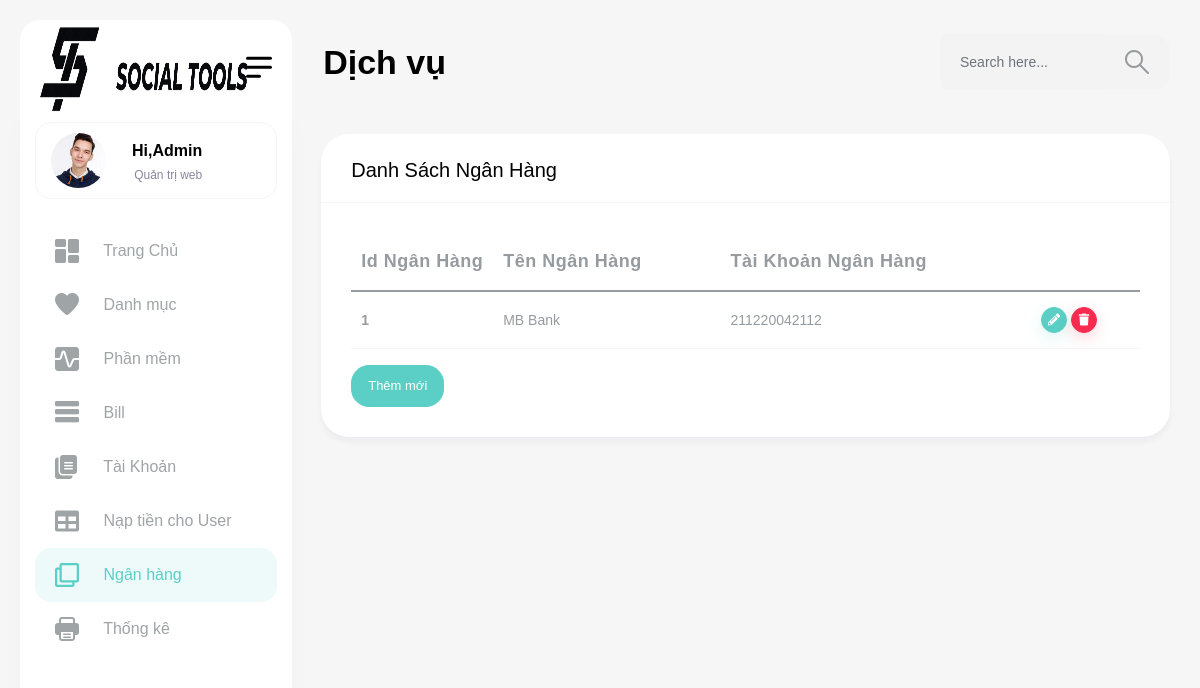
Page /admin/index.php?act=listnganhang on the committed database.
### tables this page shows
CREATE TABLE `nganhang` (
  `id_nganhang` int(11) NOT NULL,
  `ten_nganhang` varchar(255) NOT NULL,
  `taikhoan_nganhang` varchar(255) NOT NULL
);

### model/pdo.php (called while the page is built, shortened)
<?php
function pdo_get_connection(){
    $servername = "localhost";
    $username = "root";
    $password = "";
    try {
        $conn = new PDO("mysql:host=$servername;dbname=duan1", $username, $password);
        $conn->setAttribute(PDO::ATTR_ERRMODE, PDO::ERRMODE_EXCEPTION);
        return $conn;
    } catch(PDOException $e) {
        echo "Connection failed: " . $e->getMessage();
    }
}
function pdo_query($sql){
    $sql_args=array_slice(func_get_args(),1);
    try{
        $conn=pdo_get_connection();
        $stmt=$conn->prepare($sql);
        $stmt->execute($sql_args);
        $rows=$stmt->fetchAll();
        return $rows;
    }
    catch(PDOException $e){
        throw $e;
    }
    finally{
        unset($conn);
    }
}
?>

### model/nganhang.php (called while the page is built, shortened)
<?php
function loadall_nganhang() {
    $sql = "select * from `nganhang`";
    $listnganhang= pdo_query($sql);
    return $listnganhang;
}
?>

### admin/nganhang/list.php (the view)
<div class="content-body">
            <div class="container-fluid">
                 <div class="row">
                    <div class="col-lg-12">
                        <div class="card">
                            <div class="card-header">
                                <h4 class="card-title">Danh sách ngân hàng</h4>
                            </div>
                            <div class="card-body">
                                <div class="table-responsive">
                                    <table class="table table-responsive-md">
                                        <thead>
                                            <tr>
                                                <th style="width:80px;"><strong>Id ngân hàng</strong></th>
                                                <th><strong>Tên ngân hàng</strong></th>
                                                <th><strong>Tài khoản ngân hàng</strong></th>
                                            </tr>
                                        </thead>
                                        <tbody>
                                            <?php foreach($listnganhang as $nganhang){
                                                extract($nganhang);
                                            ?>
                                            <tr>
                                                <td><strong><?php echo $id_nganhang?></strong></td>
                                                <td><?php echo $ten_nganhang?></td>
                                                <td><?php echo $taikhoan_nganhang?></td>
                                                <td>
													<div class="d-flex">
														<a href="index.php?act=suanh&id_nganhang=<?php echo $id_nganhang ?>" class="btn btn-primary shadow btn-xs sharp me-1"><i class="fas fa-pencil-alt"></i></a>
														<a href="index.php?act=xoanh&id_nganhang=<?php echo $id_nganhang ?>" class="btn btn-danger shadow btn-xs sharp"><i class="fa fa-trash"></i></a>
													</div>
												</td>
                                            </tr>
                                            <?php
                                            }
                                            ?>
                                        </tbody>
                                    </table>
                                    <a href="index.php?act=addnh"><input type="button" value="Thêm mới"  class="btn btn-primary"></a>
                                </div>
                            </div>
                        </div>
                    </div>
                </div>

### rows in the picture
nganhang: id_nganhang "1", ten_nganhang "MB Bank", taikhoan_nganhang "211220042112"
